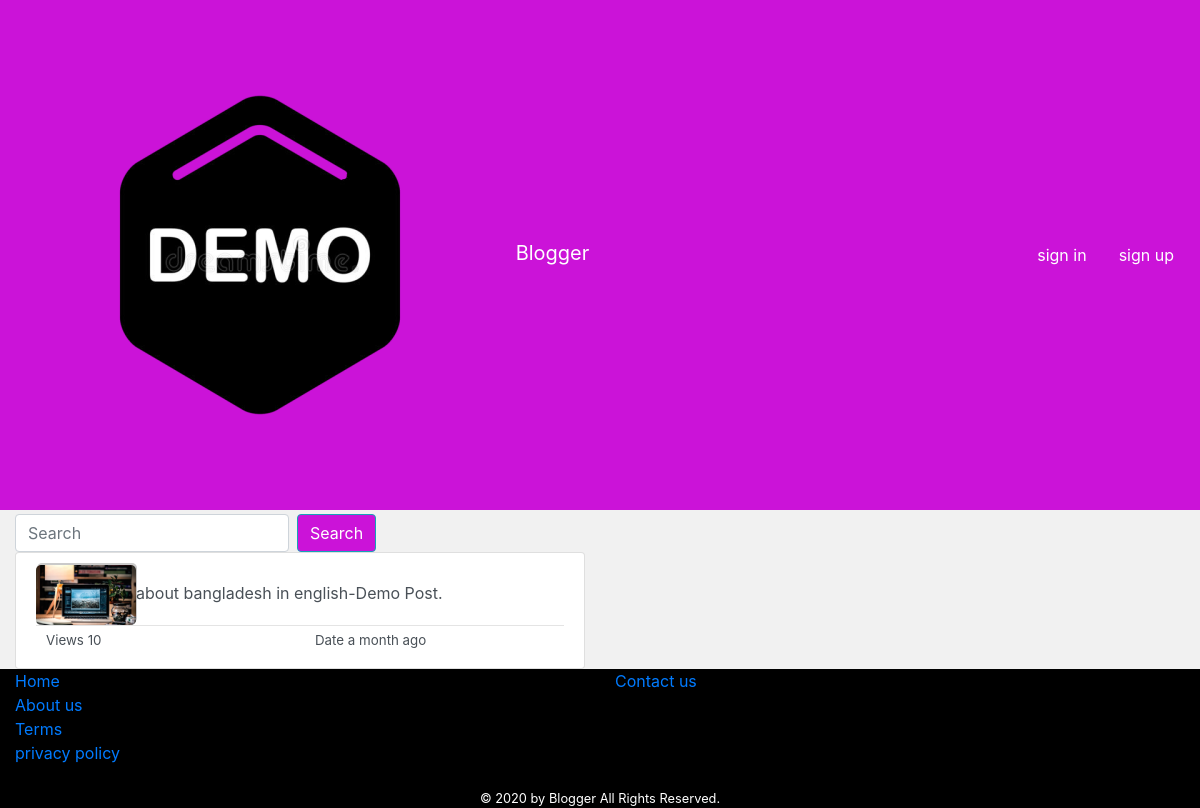
The page /search.php on the database as committed earlier.
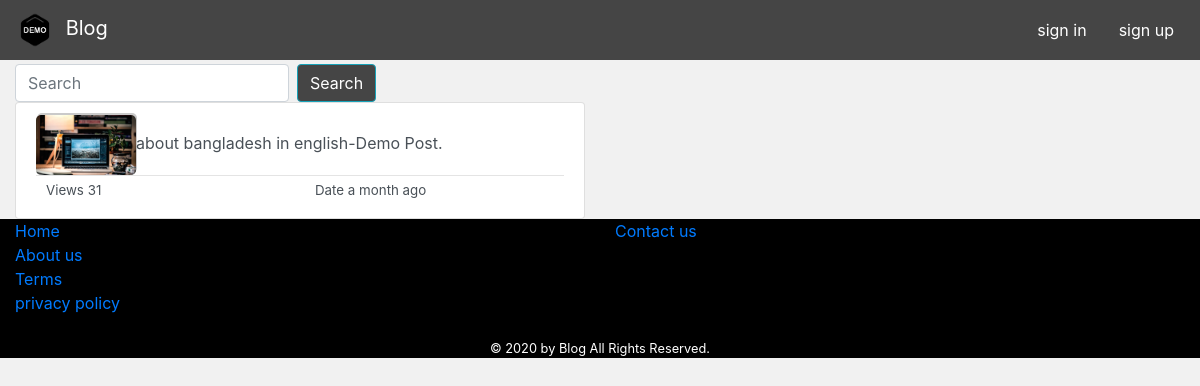
The same page on the database as committed later.
### tables this page shows
CREATE TABLE `settings` (
  `id` int(11) NOT NULL,
  `site_name` varchar(50) NOT NULL,
  `site_title` varchar(101) NOT NULL,
  `site_description` varchar(150) NOT NULL,
  `notice` varchar(101) DEFAULT NULL,
  `site_logo` varchar(60) NOT NULL,
  `site_banner` varchar(60) NOT NULL,
  `site_color` varchar(10) NOT NULL,
  `font_color` varchar(50) NOT NULL DEFAULT 'white',
  `dark_mode` varchar(3) NOT NULL DEFAULT 'off',
  `new_post` varchar(5) NOT NULL,
  `perpage_post` int(255) NOT NULL DEFAULT 5,
  `reg_status` varchar(5) NOT NULL,
  `site_status` varchar(5) NOT NULL,
  `more` text NOT NULL
);

CREATE TABLE `content` (
  `id` bigint(20) NOT NULL,
  `uid` int(250) NOT NULL,
  `title` varchar(100) NOT NULL,
  `thumb` varchar(80) NOT NULL,
  `content` longtext NOT NULL,
  `category` varchar(30) NOT NULL,
  `status` varchar(50) NOT NULL DEFAULT 'pending',
  `views` bigint(20) NOT NULL,
  `date` timestamp NOT NULL DEFAULT current_timestamp(),
  `ip` int(25) DEFAULT NULL
);

### classes/main_cls.php (called while the page is built, shortened)
<?php
class main
{
	private $host = host;
	private $user = user_name;
	private $pass = password;
	private $db = db_name;
	public $dblink;
	public function __construct()
	{
		if (new mysqli($this->host, $this->user, $this->pass, $this->db)) {
			$this->dblink = new mysqli($this->host, $this->user, $this->pass, $this->db);
		} elseif (mysqli_connect_errno()) {
			$this->dblink = 'database error';
		}
	}
	public function select($query)
	{
		$query = mysqli_query($this->dblink, $query);
		if ($query) {
			return $query;
		} else {
			return false;
		}
	}
}

### classes/format.php (called while the page is built, shortened)
<?php
class format
{
public function views($num) {
  return $num;
}
public function time_ago($timestamp)
 {
      $time_ago = strtotime($timestamp);
      $current_time = time();
      $time_difference = $current_time - $time_ago;
      $seconds = $time_difference;
      $minutes      = round($seconds / 60 );
      $hours           = round($seconds / 3600);
      $days          = round($seconds / 86400);
      $weeks          = round($seconds / 604800);
      $months          = round($seconds / 2629440);
      if($seconds <= 10)
      {
     return "Just Now";
      }
     elseif($seconds <= 59){
       return $seconds." Seconds ago";
   }
       else if($months <=12)
      {
     if($months==1)
           {
       return "a month ago";
     }
           else
           {
       return "$months months ago";
     }
   }
 }
}
?>

### search.php (the view, shortened to what this page needs)
<?php
require("include/header.php");
$query = $_GET["q"];
$main = new main();
$format = new format();
$result = $main->select("SELECT * FROM `content` WHERE status='published' and title LIKE '%$query%' order by title desc");
$rows = mysqli_num_rows($result);
?>
<!DOCTYPE html>
<html lang="en">
<head>
    <link rel="stylesheet" href="lib/bootstrap/css/bootstrap.min.css">
    <link rel="stylesheet" href="lib/bootstrap/css/bootstrap-grid.min.css">
    <link rel="stylesheet" href="lib/style.css">
    <link rel="stylesheet" href="lib/fontawesome/css/all.css">
</head>
<body>
    <?php
    if ($rows > 0) {
    ?>
    <div class="container-fluid">
        <div class="row">
            <div class="col-md-6 d-block d-sm-block d-md-block">
                <div class="popular ">
                    <form class="form-inline my-2 my-lg-0 " method="get" action="search.php">
                        <input class="form-control mr-sm-2 " type="search" placeholder="Search" aria-label="Search"
                            name="q">
                        <button class="btn btn-outline-info my-2 my-sm-0" type="submit">Search</button>
                    </form>
                    <div class="list-group ">
                        <?php
                            while ($post = $result->fetch_assoc()) {
                            ?>
                        <div class="p-post">
                            <a href="article.php?id=<?php echo $post["id"]; ?>"
                                class="list-group-item list-group-item-action">
                                <img src="images/p3.jpg" /><?php echo $post["title"]; ?>
                                <div class="post-info">
                                    <div class="row">
                                        <div class="col">Views <?php echo $format->views($post["views"]); ?></div>
                                        <div class="col">Date <?php echo $format->time_ago($post["date"]); ?></div>
                                    </div>
                                </div>
                            </a>
                        </div>
                        <?php } ?>
                    </div>
                </div>
            </div>
        </div>
    </div>
    <?php
    } else {
        echo "<center>Result Not Found<br><a href='index.php'>Home</a></center>";
    }
    include("include/footer.php");
    ?>
</body>
</html>

### include/header.php (shortened to what this page needs)
<?php
$main_cls = new main();
$user = new user();
$site_status = $main_cls->select("select * from settings");
$settings = $site_status->fetch_assoc();
$logo_obj = json_decode($settings['site_logo']);
?>
<!DOCTYPE html>
<html lang="en">
<head>
    <link rel="stylesheet" href="lib/bootstrap/css/bootstrap.min.css">
    <link rel="stylesheet" href="lib/bootstrap/css/bootstrap-grid.min.css">
    <link rel="stylesheet" href="lib/style.css">
    <link rel="stylesheet" href="https://cdnjs.cloudflare.com/ajax/libs/font-awesome/4.7.0/css/font-awesome.min.css">
</head>
<body>
    <nav class="navbar navbar-expand-lg navbar-light navbar-inverse navbar-fixed-top"
        style="background-color: <?php echo $settings['site_color'] ?>">
        <a class="navbar-brand" href="index.php" style="color: <?php echo $settings['font_color'] ?>"> <img
                src="images/assets/logo.png" alt="" height="<?php print $logo_obj->height; ?>"
                width="<?php print $logo_obj->width; ?>" />
            <?php echo $settings['site_name']; ?></a>
        <div class="collapse navbar-collapse" id="navbarSupportedContent">
            <div class="nav-item">
                <?php if ($user->check_usr() == false) { ?> <a class="nav-link" href="login"
                    style="color: <?php echo $settings['font_color']; ?>">sign
                    in</a><?php } ?>
            </div>
            <div class="nav-item">
                <?php if ($user->check_usr() == false) { ?> <a class="nav-link" href="signup"
                    style="color: <?php echo $settings['font_color']; ?>">sign
                    up</a><?php } ?>
            </div>
        </div>
    </nav>

### include/footer.php (shortened to what this page needs)
<section class="footer bg-black">
    <div class="container-fluid">
        <div class="row">
            <div class="col-md-6 col-6">
                <div class="list-group">
                    <a href="index.php">Home</a>
                    <a href="about">About us</a>
                    <a href="terms">Terms</a>
                    <a href="privacy">privacy policy</a>
                </div>
            </div>
            <div class="col-md-6 col-6">
                <div class="list-group">
                    <a href="contact">Contact us</a>
                </div>
            </div>
            <div class="col">
                <div class="align-center small">&copy; <?php echo date('Y'); ?> by <?php echo $settings['site_name']; ?>
                    All Rights Reserved.</div>
            </div>
        </div>
</section>

Rows that differ between the two databases and show on the page:
changed settings: site_color "#cb13d8" → "#454545" (drawn); site_name "Blogger" → "Blog"
changed content "about bangladesh in english-Demo Post.": views "10" → "31"
